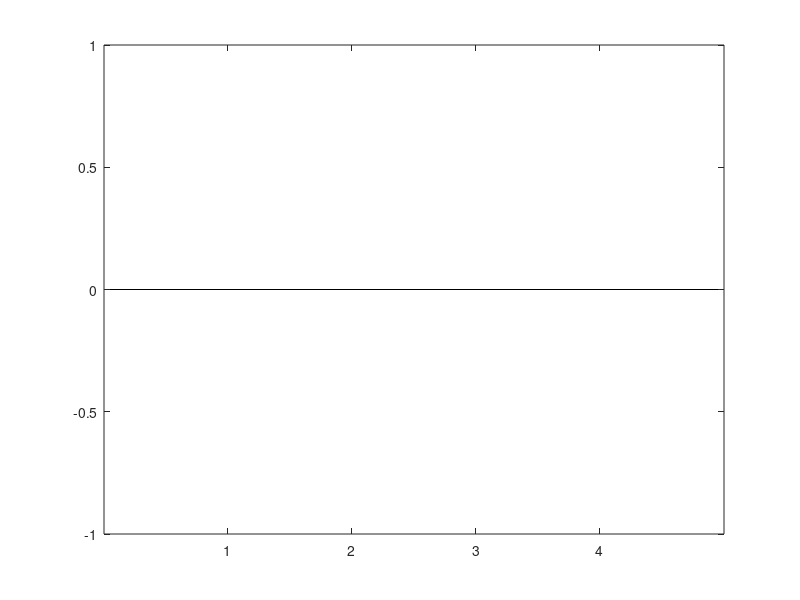

Recreate this plot in MATLAB. (Note: this script raises an error after producing the figure.)
%% evaluate US images
clc; clear; close all

% read data
date = '11-12-2021-manual';
% date = '11-14-2021-robot';
id1_imgs = dir(['../data/clarius/',date,'/ID1/*.JPEG']); 
id2_imgs = dir(['../data/clarius/',date,'/ID2/*.JPEG']); 
id3_imgs = dir(['../data/clarius/',date,'/ID3/*.JPEG']); 
id4_imgs = dir(['../data/clarius/',date,'/ID4/*.JPEG']);

nfiles = length(id1_imgs);
bscan = cell(4, nfiles);
for ii=1:nfiles
   curr_file = id1_imgs(ii).name;
   curr_img = imread(['../data/clarius/',date,'/ID1/',curr_file]);
   bscan{1,ii} = rgb2gray(curr_img);
end
for ii=1:nfiles
   curr_file = id2_imgs(ii).name;
   curr_img = imread(['../data/clarius/',date,'/ID2/',curr_file]);
   bscan{2,ii} = rgb2gray(curr_img);
end
for ii=1:nfiles
   curr_file = id3_imgs(ii).name;
   curr_img = imread(['../data/clarius/',date,'/ID3/',curr_file]);
   bscan{3,ii} = rgb2gray(curr_img);
end
for ii=1:nfiles
   curr_file = id4_imgs(ii).name;
   curr_img = imread(['../data/clarius/',date,'/ID4/',curr_file]);
   bscan{4,ii} = rgb2gray(curr_img);
end

% remove annotations
for id = 1:4
    for smpl = 1:nfiles
        curr_img = bscan{id,smpl};
        curr_img(260:285,240:265) = 0;  % remove clarius watermark
        curr_img = curr_img(240+1:end-140,70+1:end-70); % crop
        bscan{id,smpl} = curr_img;
    end
end

% imagesc(curr_img); colormap gray
clear curr_file
roi = cell(4,5); bg = cell(4,5);

%% find max intensity ROI
figure
hori_neighbor = 20; vert_neighbor = 100;
for i = 1:size(bscan,1)*size(bscan,2)
% for i = 4
    % binarize & limit FOV
    bscan_bw = imbinarize(bscan{i}, 0.8);
    bscan_bw(1:60,:) = 0; bscan_bw(:,[1:200,end-200:end]) = 0;
    
    % horizontal bounding
    hori_sum = sum(bscan_bw');
    [~,r] = sort(hori_sum,'descend'); 
    r(hori_sum(r)<0.5*max(hori_sum) | abs(r - r(1))>hori_neighbor) = [];
    
    % vertical bounding
    vert_sum = sum(bscan_bw(r,:));
    [~,c] = sort(vert_sum,'descend'); 
    c(vert_sum(c)<0.5*max(vert_sum) | abs(c - c(1))>vert_neighbor) = [];
    
    % store roi, bg & visualize
    imagesc(bscan{i}); colormap gray
    roi_x=min(c); roi_y=min(r); 
    roi_w=max(c)-min(c); roi_h=max(r)-min(r);
    bg_x=round(roi_x+0.25*roi_w); bg_y = round(roi_y+2*roi_h);
    bg_w = round(roi_w/2); bg_h = roi_h;
    roi{i} = bscan{i}(roi_y:roi_y+roi_h, roi_x:roi_x+roi_w);
    bg{i} = bscan{i}(bg_y:bg_y+bg_h, bg_x:bg_x+bg_w);
    rectangle('Position',[roi_x,roi_y,roi_w,roi_h],'EdgeColor','r','LineWidth',1)
    rectangle('Position',[bg_x,bg_y,bg_w,bg_h],'EdgeColor','y','LineWidth',1)
    pause(0.15)
end

%% manually draw ROI
for i = 1:size(bscan,1)*size(bscan,2)
    fprintf('annotate image (%d/%d) \n',i,size(bscan,1)*size(bscan,2))
    imagesc(bscan{i}); colormap gray
    disp('draw roi'); 
    roi_v = drawrectangle('label','roi','LineWidth',1.5,'Color','red');
    input('press enter to continue')
    disp('draw background')
    bg_v = drawrectangle('label','bg','LineWidth',1.5,'Color','yellow');
    input('press enter to continue')
    roi_x=round(roi_v.Position(1)); bg_x=round(bg_v.Position(1));
    roi_y=round(roi_v.Position(2)); bg_y=round(bg_v.Position(2));
    roi_w=round(roi_v.Position(3)); bg_w=round(bg_v.Position(3));
    roi_h=round(roi_v.Position(4)); bg_h=round(bg_v.Position(4)); 
    roi{i} = bscan{i}(roi_y:roi_y+roi_h, roi_x:roi_x+roi_w);
    bg{i} = bscan{i}(bg_y:bg_y+bg_h, bg_x:bg_x+bg_w);
end

%% calculate CNR
% get ROI
CNR = zeros(4,5);
for i = 1:size(bscan,1)*size(bscan,2)
    CNR(i) = abs(mean(roi{i},'all')-mean(bg{i},'all'))/ ...
        sqrt(var(double(roi{i}),1,'all')+var(double(bg{i}),1,'all'));
end

%% plot CNR
figure('Position',[1920/3, 1080/3, 500, 400])
bar(mean(CNR, 2),'FaceColor','#4DBEEE','BarWidth',0.6);
ax = get(gca); ax.YGrid = 'on';
hold on
er = errorbar(1:4,mean(CNR,2),std(CNR,[],2),'LineStyle','none','Color',[0 0 0],'LineWidth',1);
ylabel('CNR'); title(date)
% set(gca,'xtick',[]);

%% cluster based ROI
bw = imbinarize(bscan{1}, 0.9);
bw(1:60,:) = 0; % remove top reflection
[row,col] = find(bw == 1);
rng(1); k = 4;
Label = kmeans([row, col],k,'MaxIter',800,'Start','uniform');
figure
imagesc(bscan{10}); colormap gray
hold on
for lb = 1:k
    plot(col(Label==lb),row(Label==lb),'.'); axis ij
end
legend()